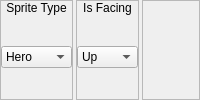
           <widget class="QWidget" name="widget_42" native="true">
            <property name="sizePolicy">
             <sizepolicy hsizetype="Preferred" vsizetype="Fixed">
              <horstretch>0</horstretch>
              <verstretch>0</verstretch>
             </sizepolicy>
            </property>
            <layout class="QHBoxLayout" name="horizontalLayout_32">
             <property name="spacing">
              <number>3</number>
             </property>
             <property name="margin">
              <number>0</number>
             </property>
             <item>
              <widget class="QFrame" name="frame_31">
               <property name="frameShape">
                <enum>QFrame::StyledPanel</enum>
               </property>
               <property name="frameShadow">
                <enum>QFrame::Raised</enum>
               </property>
               <layout class="QVBoxLayout" name="verticalLayout_45">
                <property name="spacing">
                 <number>0</number>
                </property>
                <property name="margin">
                 <number>0</number>
                </property>
                <item>
                 <widget class="QLabel" name="label_20">
                  <property name="sizePolicy">
                   <sizepolicy hsizetype="Preferred" vsizetype="Fixed">
                    <horstretch>0</horstretch>
                    <verstretch>0</verstretch>
                   </sizepolicy>
                  </property>
                  <property name="text">
                   <string>Sprite Type</string>
                  </property>
                  <property name="alignment">
                   <set>Qt::AlignCenter</set>
                  </property>
                 </widget>
                </item>
                <item>
                 <widget class="QWidget" name="widget_41" native="true">
                  <layout class="QHBoxLayout" name="horizontalLayout_31">
                   <property name="spacing">
                    <number>0</number>
                   </property>
                   <property name="margin">
                    <number>0</number>
                   </property>
                   <item>
                    <widget class="QComboBox" name="sprite_cboxType">
                     <item>
                      <property name="text">
                       <string>Hero</string>
                      </property>
                     </item>
                     <item>
                      <property name="text">
                       <string>Vehicle</string>
                      </property>
                     </item>
                     <item>
                      <property name="text">
                       <string>Event</string>
                      </property>
                     </item>
                    </widget>
                   </item>
                  </layout>
                 </widget>
                </item>
               </layout>
              </widget>
             </item>
             <item>
              <widget class="QFrame" name="frame_32">
               <property name="frameShape">
                <enum>QFrame::StyledPanel</enum>
               </property>
               <property name="frameShadow">
                <enum>QFrame::Raised</enum>
               </property>
               <layout class="QVBoxLayout" name="verticalLayout_86">
                <property name="spacing">
                 <number>0</number>
                </property>
                <property name="margin">
                 <number>0</number>
                </property>
                <item>
                 <widget class="QLabel" name="label_31">
                  <property name="sizePolicy">
                   <sizepolicy hsizetype="Preferred" vsizetype="Fixed">
                    <horstretch>0</horstretch>
                    <verstretch>0</verstretch>
                   </sizepolicy>
                  </property>
                  <property name="text">
                   <string>Is Facing</string>
                  </property>
                  <property name="alignment">
                   <set>Qt::AlignCenter</set>
                  </property>
                 </widget>
                </item>
                <item>
                 <widget class="QWidget" name="widget_72" native="true">
                  <layout class="QHBoxLayout" name="horizontalLayout_68">
                   <property name="spacing">
                    <number>0</number>
                   </property>
                   <property name="margin">
                    <number>0</number>
                   </property>
                   <item>
                    <widget class="QComboBox" name="sprite_cboxDirection">
                     <item>
                      <property name="text">
                       <string>Up</string>
                      </property>
                     </item>
                     <item>
                      <property name="text">
                       <string>Right</string>
                      </property>
                     </item>
                     <item>
                      <property name="text">
                       <string>Down</string>
                      </property>
                     </item>
                     <item>
                      <property name="text">
                       <string>Left</string>
                      </property>
                     </item>
                    </widget>
                   </item>
                  </layout>
                 </widget>
                </item>
               </layout>
              </widget>
             </item>
             <item>
              <widget class="QFrame" name="frame_54">
               <property name="frameShape">
                <enum>QFrame::StyledPanel</enum>
               </property>
               <property name="frameShadow">
                <enum>QFrame::Raised</enum>
               </property>
              </widget>
             </item>
            </layout>
           </widget>
